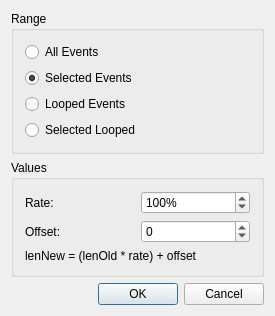
<?xml version="1.0" encoding="UTF-8"?>
<ui version="4.0">
 <class>GateTimeBase</class>
 <widget class="QDialog" name="GateTimeBase">
  <property name="geometry">
   <rect>
    <x>0</x>
    <y>0</y>
    <width>275</width>
    <height>316</height>
   </rect>
  </property>
  <property name="windowTitle">
   <string>MusE: Modify Note Length</string>
  </property>
  <layout class="QVBoxLayout">
   <property name="spacing">
    <number>6</number>
   </property>
   <property name="margin">
    <number>11</number>
   </property>
   <item>
    <widget class="QGroupBox" name="rangeBox">
     <property name="title">
      <string>Range</string>
     </property>
     <layout class="QVBoxLayout">
      <property name="spacing">
       <number>6</number>
      </property>
      <property name="margin">
       <number>11</number>
      </property>
      <item>
       <widget class="QRadioButton" name="allButton">
        <property name="text">
         <string>All Events</string>
        </property>
       </widget>
      </item>
      <item>
       <widget class="QRadioButton" name="selButton">
        <property name="text">
         <string>Selected Events</string>
        </property>
        <property name="checked">
         <bool>true</bool>
        </property>
       </widget>
      </item>
      <item>
       <widget class="QRadioButton" name="loopButton">
        <property name="text">
         <string>Looped Events</string>
        </property>
       </widget>
      </item>
      <item>
       <widget class="QRadioButton" name="sloopButton">
        <property name="text">
         <string>Selected Looped</string>
        </property>
       </widget>
      </item>
     </layout>
    </widget>
   </item>
   <item>
    <widget class="QGroupBox" name="GroupBox3">
     <property name="title">
      <string>Values</string>
     </property>
     <layout class="QGridLayout">
      <property name="margin">
       <number>11</number>
      </property>
      <property name="spacing">
       <number>6</number>
      </property>
      <item row="0" column="0">
       <widget class="QLabel" name="TextLabel3">
        <property name="text">
         <string>Rate:</string>
        </property>
        <property name="wordWrap">
         <bool>false</bool>
        </property>
       </widget>
      </item>
      <item row="1" column="0">
       <widget class="QLabel" name="TextLabel4">
        <property name="text">
         <string>Offset:</string>
        </property>
        <property name="wordWrap">
         <bool>false</bool>
        </property>
       </widget>
      </item>
      <item row="0" column="1">
       <widget class="QSpinBox" name="rate">
        <property name="suffix">
         <string>%</string>
        </property>
        <property name="maximum">
         <number>1000</number>
        </property>
        <property name="value">
         <number>100</number>
        </property>
       </widget>
      </item>
      <item row="1" column="1">
       <widget class="QSpinBox" name="offset">
        <property name="minimum">
         <number>-999</number>
        </property>
        <property name="maximum">
         <number>999</number>
        </property>
        <property name="singleStep">
         <number>1</number>
        </property>
       </widget>
      </item>
      <item row="2" column="0" colspan="2">
       <widget class="QLabel" name="label">
        <property name="text">
         <string>lenNew = (lenOld * rate) + offset</string>
        </property>
       </widget>
      </item>
     </layout>
    </widget>
   </item>
   <item>
    <layout class="QHBoxLayout">
     <property name="spacing">
      <number>6</number>
     </property>
     <property name="margin">
      <number>0</number>
     </property>
     <item>
      <spacer name="spacer">
       <property name="orientation">
        <enum>Qt::Horizontal</enum>
       </property>
       <property name="sizeType">
        <enum>QSizePolicy::Expanding</enum>
       </property>
       <property name="sizeHint" stdset="0">
        <size>
         <width>0</width>
         <height>0</height>
        </size>
       </property>
      </spacer>
     </item>
     <item>
      <widget class="QPushButton" name="okButton">
       <property name="text">
        <string>OK</string>
       </property>
       <property name="autoDefault">
        <bool>false</bool>
       </property>
       <property name="default">
        <bool>true</bool>
       </property>
      </widget>
     </item>
     <item>
      <widget class="QPushButton" name="cancelButton">
       <property name="text">
        <string>Cancel</string>
       </property>
      </widget>
     </item>
    </layout>
   </item>
  </layout>
 </widget>
 <resources/>
 <connections>
  <connection>
   <sender>okButton</sender>
   <signal>clicked()</signal>
   <receiver>GateTimeBase</receiver>
   <slot>accept()</slot>
   <hints>
    <hint type="sourcelabel">
     <x>20</x>
     <y>20</y>
    </hint>
    <hint type="destinationlabel">
     <x>20</x>
     <y>20</y>
    </hint>
   </hints>
  </connection>
  <connection>
   <sender>cancelButton</sender>
   <signal>clicked()</signal>
   <receiver>GateTimeBase</receiver>
   <slot>reject()</slot>
   <hints>
    <hint type="sourcelabel">
     <x>20</x>
     <y>20</y>
    </hint>
    <hint type="destinationlabel">
     <x>20</x>
     <y>20</y>
    </hint>
   </hints>
  </connection>
 </connections>
</ui>
